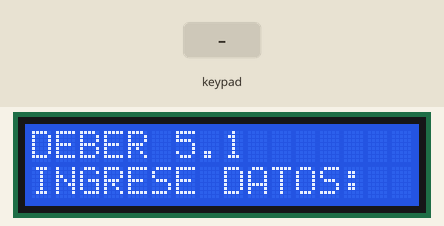
This sketch was run on a simulated Arduino Uno, built with avr-gcc and run on an emulated ATmega328P. Parts: 16×2 character LCD. Inputs (shaded band) come from the test bench. EEPROM starts erased.

Above: at 3.1 s.
4.5 s: keypad keys 1 3 1 2 1 1 1 0 # pressed 0.4 s apart
At 8.5 s:
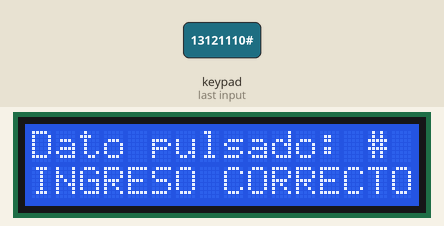
9.6 s: key 'B' pressed
At 9.9 s:
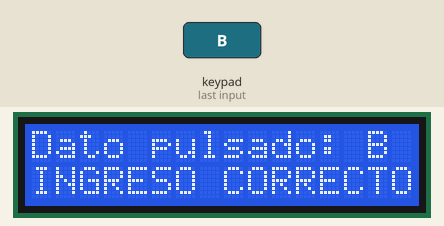
11.1 s: keypad keys 1 3 1 2 1 1 1 0 * pressed 0.4 s apart
At 14.6 s:
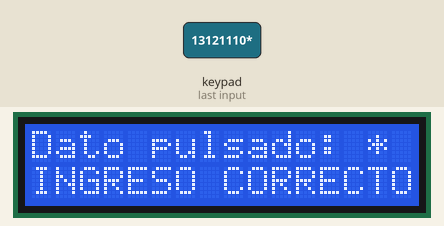
16.2 s: key 'C' pressed
At 17.3 s:
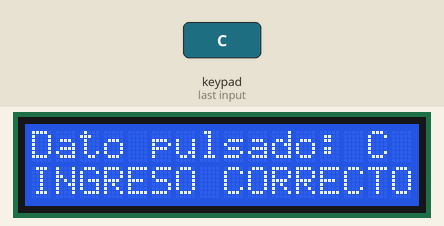
17.7 s: key 'D' pressed
19.2 s: key '1' pressed
At 19.6 s:
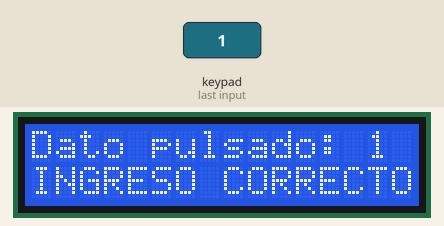
Timing chart, 0 to 21.7 s (numbered marks = the images above; inputs shaded):
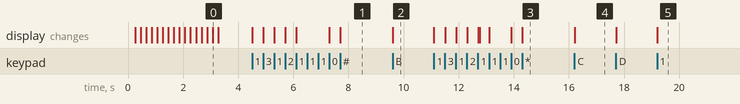

Measured:
- after the input at 4.5 s, the display: first changes at once (image 1 shows a later state)
- after the input at 9.6 s, the display: changes at once (image 2)
- after the input at 11.1 s, the display: first changes at once (image 3 shows a later state)
- after the input at 16.2 s, the display: changes at once (image 4)
- after the input at 19.2 s, the display: changes at once (image 5)

The sketch:

Villarreal_Jorge_DEBER_5.1_SE.ino
```cpp
/*
   DEBER 5.1 Funciones Específicas - Memoria EEPROM
   OBJETIVO: Realizar la escritura de la memoria EEPROM a travez de un teclado matricial, el cual debe cumplir que se visualice en una
   LCD cada caracter que se introduzca (uno por uno el que vayamos escribiendo en la memoria EEPROM), es decir, cada vez que se presione una tecla.
   NOMBRE: Jorge Villarreal
   */
#include <LiquidCrystal.h>
#include <Keypad.h>
#include <EEPROM.h>

//Diseño del teclado matricial
const byte filas = 4;      //número de filas del teclado
const byte columnas = 4;    //número de columnas del teclado
char keys[filas][columnas] = { //define los valores del arreglo matricial
  {'1', '2', '3', ' '},
  {'4', '5', '6', 'B'},
  {'7', '8', '9', 'C'},
  {'*', '0', '#', 'D'}
};
//Pines dedicados para el Keypad
byte pinfilas[filas] = {13, 12, 11, 10}; //pines para las filas
byte pincolms[columnas] = {9, 8, 7, 6}; //pines para las columnas

//Creación de Keypad
Keypad teclado = Keypad(makeKeymap(keys), pinfilas, pincolms, filas, columnas); //Se detalla los pines y el numero dimensional del arreglo (4x4)
//Pines LCD.
LiquidCrystal lcd(A0, A1, A2, A3, A4, A5); //pines a emplear desde A0 hasta A5

char dat[15], op[1];
int i = 0;
int j = 0;
int m;
char sal;
void setup() {
  lcd.begin(16,2);
  lcd.setCursor(16,0);
  lcd.print("DEBER 5.1");
for (m = 0; m < 8; m++) { //Ciclo for para recorrer el texto
          lcd.scrollDisplayLeft();    //direccion de dezplazamiento a la izquierda
          delay(200);
        }

  lcd.setCursor(16,1);
  lcd.print("INGRESE DATOS: ");
  for (m = 0; m < 8; m++) { //Ciclo for para recorrer el texto
          lcd.scrollDisplayLeft();    //direccion de dezplazamiento a la izquierda
          delay(200);
        }
        lcd.clear();
}

void loop() {
  //Verificacion de si una tecla fue presionada
  char tcl=teclado.getKey();
  if(tcl){
    lcd.setCursor(0,0);
    lcd.print(String("Dato pulsado: ")+String(tcl));
    lcd.setCursor(0,1);
    lcd.print("INGRESO CORRECTO");
    dat[i]=tcl;
    i++;
    for(int z=0;z<15;z++){
    EEPROM.write(z,dat[z]);
    }
    if(i==15){
      lcd.clear();
      lcd.setCursor(0,0);
      lcd.println("ALMACENADO");
      i=0;
    }
    op[j]=tcl;
    if(op[0]==' '){
      lcd.clear();
      lcd.setCursor(0,0);
      lcd.print("DATOS GUARDADOS");
      lcd.setCursor(0,1);
      for(int w=0;w<15;w++){
      sal=EEPROM.read(w);
      lcd.print(sal);
      }
      delay(2500);
      i=0;
      j=0;
      lcd.clear();
      lcd.setCursor(0,0);
      lcd.print("INGRESE DATOS:");
    }
  }
}
```
